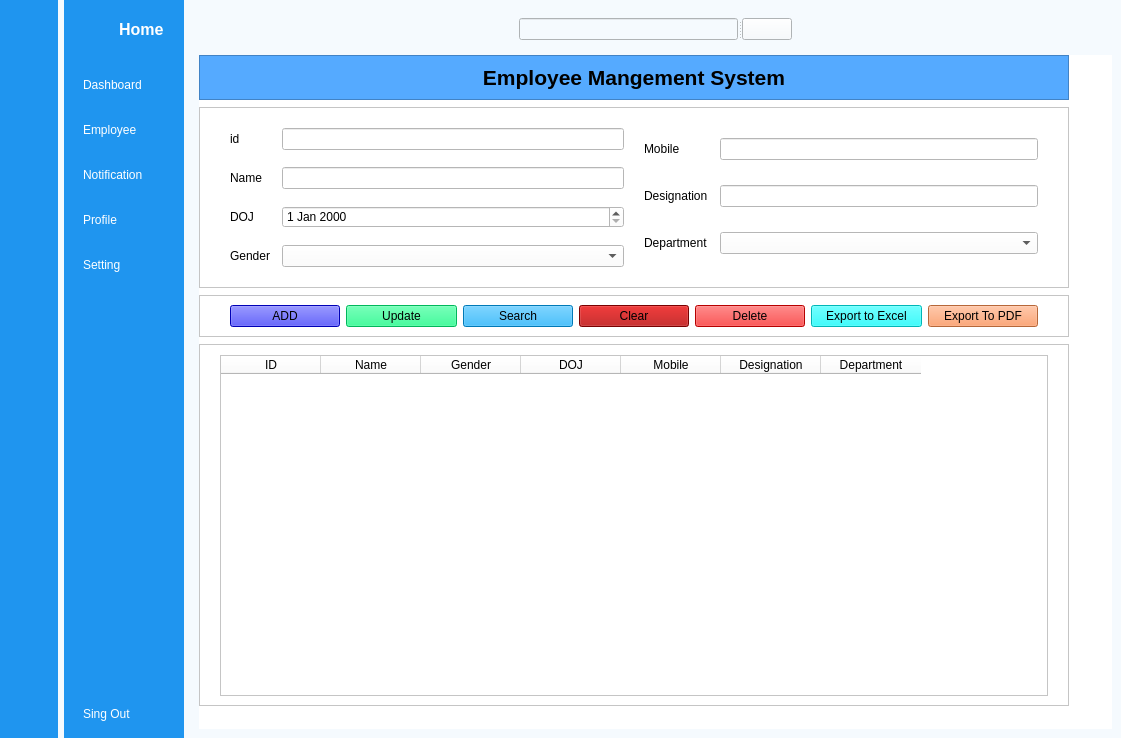
<?xml version="1.0" encoding="UTF-8"?>
<ui version="4.0">
 <class>MainWindow</class>
 <widget class="QMainWindow" name="MainWindow">
  <property name="geometry">
   <rect>
    <x>0</x>
    <y>0</y>
    <width>1121</width>
    <height>738</height>
   </rect>
  </property>
  <property name="windowTitle">
   <string>MainWindow</string>
  </property>
  <property name="styleSheet">
   <string notr="true">background-color: rgb(245, 250, 254);</string>
  </property>
  <widget class="QWidget" name="centralwidget">
   <layout class="QGridLayout" name="gridLayout">
    <property name="leftMargin">
     <number>0</number>
    </property>
    <property name="topMargin">
     <number>0</number>
    </property>
    <property name="rightMargin">
     <number>0</number>
    </property>
    <property name="bottomMargin">
     <number>0</number>
    </property>
    <item row="0" column="2">
     <widget class="QWidget" name="main_mnu" native="true">
      <layout class="QVBoxLayout" name="verticalLayout_5">
       <item>
        <widget class="QWidget" name="widget" native="true">
         <layout class="QHBoxLayout" name="horizontalLayout_3">
          <item>
           <widget class="QPushButton" name="menu_1">
            <property name="styleSheet">
             <string notr="true">border:none;</string>
            </property>
            <property name="text">
             <string/>
            </property>
            <property name="icon">
             <iconset resource="ressources.qrc">
              <normaloff>:/img/menu.png</normaloff>:/img/menu.png</iconset>
            </property>
            <property name="checkable">
             <bool>true</bool>
            </property>
           </widget>
          </item>
          <item>
           <spacer name="horizontalSpacer">
            <property name="orientation">
             <enum>Qt::Horizontal</enum>
            </property>
            <property name="sizeHint" stdset="0">
             <size>
              <width>252</width>
              <height>20</height>
             </size>
            </property>
           </spacer>
          </item>
          <item>
           <widget class="QSplitter" name="splitter">
            <property name="orientation">
             <enum>Qt::Horizontal</enum>
            </property>
            <widget class="QLineEdit" name="lineEdit">
             <property name="styleSheet">
              <string notr="true">color:black;</string>
             </property>
            </widget>
            <widget class="QPushButton" name="search_btn">
             <property name="maximumSize">
              <size>
               <width>50</width>
               <height>16777215</height>
              </size>
             </property>
             <property name="text">
              <string/>
             </property>
             <property name="icon">
              <iconset resource="ressources.qrc">
               <normaloff>:/img/search.png</normaloff>:/img/search.png</iconset>
             </property>
            </widget>
           </widget>
          </item>
          <item>
           <spacer name="horizontalSpacer_2">
            <property name="orientation">
             <enum>Qt::Horizontal</enum>
            </property>
            <property name="sizeHint" stdset="0">
             <size>
              <width>252</width>
              <height>20</height>
             </size>
            </property>
           </spacer>
          </item>
          <item>
           <widget class="QPushButton" name="profile_img">
            <property name="styleSheet">
             <string notr="true">border:none;</string>
            </property>
            <property name="text">
             <string/>
            </property>
            <property name="icon">
             <iconset resource="ressources.qrc">
              <normaloff>:/img/image.png</normaloff>:/img/image.png</iconset>
            </property>
           </widget>
          </item>
         </layout>
        </widget>
       </item>
       <item>
        <widget class="QStackedWidget" name="stackedWidget_2">
         <property name="styleSheet">
          <string notr="true">background-color: rgb(255, 255, 255);
color: rgb(0, 0, 0);
</string>
         </property>
         <property name="currentIndex">
          <number>1</number>
         </property>
         <widget class="QWidget" name="Dashboard_page">
          <widget class="QLabel" name="label_4">
           <property name="geometry">
            <rect>
             <x>270</x>
             <y>120</y>
             <width>171</width>
             <height>51</height>
            </rect>
           </property>
           <property name="font">
            <font>
             <pointsize>20</pointsize>
            </font>
           </property>
           <property name="text">
            <string>Dashboard</string>
           </property>
          </widget>
         </widget>
         <widget class="QWidget" name="Employee_page">
          <widget class="QWidget" name="layoutWidget">
           <property name="geometry">
            <rect>
             <x>0</x>
             <y>0</y>
             <width>881</width>
             <height>651</height>
            </rect>
           </property>
           <layout class="QVBoxLayout" name="verticalLayout_6" stretch="0,0,0,0">
            <property name="spacing">
             <number>7</number>
            </property>
            <property name="sizeConstraint">
             <enum>QLayout::SetDefaultConstraint</enum>
            </property>
            <property name="topMargin">
             <number>0</number>
            </property>
            <property name="rightMargin">
             <number>11</number>
            </property>
            <property name="bottomMargin">
             <number>0</number>
            </property>
            <item>
             <widget class="QFrame" name="frame">
              <property name="styleSheet">
               <string notr="true">background-color: rgb(85, 170, 255);
border-color: rgb(60, 229, 231);</string>
              </property>
              <property name="frameShape">
               <enum>QFrame::StyledPanel</enum>
              </property>
              <property name="frameShadow">
               <enum>QFrame::Raised</enum>
              </property>
              <layout class="QHBoxLayout" name="horizontalLayout_4">
               <item>
                <widget class="QLabel" name="title_label">
                 <property name="font">
                  <font>
                   <pointsize>16</pointsize>
                   <weight>75</weight>
                   <bold>true</bold>
                  </font>
                 </property>
                 <property name="focusPolicy">
                  <enum>Qt::NoFocus</enum>
                 </property>
                 <property name="text">
                  <string>Employee Mangement System</string>
                 </property>
                 <property name="alignment">
                  <set>Qt::AlignCenter</set>
                 </property>
                </widget>
               </item>
              </layout>
             </widget>
            </item>
            <item>
             <widget class="QFrame" name="info_frame">
              <property name="frameShape">
               <enum>QFrame::StyledPanel</enum>
              </property>
              <property name="frameShadow">
               <enum>QFrame::Raised</enum>
              </property>
              <layout class="QGridLayout" name="gridLayout_3">
               <property name="leftMargin">
                <number>30</number>
               </property>
               <property name="topMargin">
                <number>20</number>
               </property>
               <property name="rightMargin">
                <number>30</number>
               </property>
               <property name="bottomMargin">
                <number>20</number>
               </property>
               <property name="spacing">
                <number>20</number>
               </property>
               <item row="0" column="0">
                <layout class="QGridLayout" name="gridLayout_2">
                 <property name="horizontalSpacing">
                  <number>12</number>
                 </property>
                 <property name="verticalSpacing">
                  <number>17</number>
                 </property>
                 <item row="0" column="0">
                  <widget class="QLabel" name="label_9">
                   <property name="enabled">
                    <bool>false</bool>
                   </property>
                   <property name="text">
                    <string>id</string>
                   </property>
                  </widget>
                 </item>
                 <item row="0" column="1">
                  <widget class="QLineEdit" name="id">
                   <property name="enabled">
                    <bool>false</bool>
                   </property>
                  </widget>
                 </item>
                 <item row="1" column="0">
                  <widget class="QLabel" name="label_5">
                   <property name="text">
                    <string>Name</string>
                   </property>
                  </widget>
                 </item>
                 <item row="1" column="1">
                  <widget class="QLineEdit" name="name"/>
                 </item>
                 <item row="2" column="0">
                  <widget class="QLabel" name="label_10">
                   <property name="text">
                    <string>DOJ</string>
                   </property>
                  </widget>
                 </item>
                 <item row="3" column="0">
                  <widget class="QLabel" name="label_11">
                   <property name="text">
                    <string>Gender</string>
                   </property>
                  </widget>
                 </item>
                 <item row="3" column="1">
                  <widget class="QComboBox" name="gender">
                   <item>
                    <property name="text">
                     <string/>
                    </property>
                   </item>
                   <item>
                    <property name="text">
                     <string>Male</string>
                    </property>
                   </item>
                   <item>
                    <property name="text">
                     <string>Female</string>
                    </property>
                   </item>
                   <item>
                    <property name="text">
                     <string>Other</string>
                    </property>
                   </item>
                  </widget>
                 </item>
                 <item row="2" column="1">
                  <widget class="QDateEdit" name="doj"/>
                 </item>
                </layout>
               </item>
               <item row="0" column="1">
                <layout class="QGridLayout" name="gridLayout_4">
                 <property name="horizontalSpacing">
                  <number>12</number>
                 </property>
                 <property name="verticalSpacing">
                  <number>15</number>
                 </property>
                 <item row="0" column="0">
                  <widget class="QLabel" name="label_12">
                   <property name="text">
                    <string>Mobile</string>
                   </property>
                  </widget>
                 </item>
                 <item row="1" column="0">
                  <widget class="QLabel" name="label_13">
                   <property name="text">
                    <string>Designation</string>
                   </property>
                  </widget>
                 </item>
                 <item row="1" column="1">
                  <widget class="QLineEdit" name="designation"/>
                 </item>
                 <item row="2" column="0">
                  <widget class="QLabel" name="label_14">
                   <property name="text">
                    <string>Department</string>
                   </property>
                  </widget>
                 </item>
                 <item row="2" column="1">
                  <widget class="QComboBox" name="department">
                   <item>
                    <property name="text">
                     <string/>
                    </property>
                   </item>
                   <item>
                    <property name="text">
                     <string>IT</string>
                    </property>
                   </item>
                   <item>
                    <property name="text">
                     <string>Account</string>
                    </property>
                   </item>
                   <item>
                    <property name="text">
                     <string>Sales</string>
                    </property>
                   </item>
                   <item>
                    <property name="text">
                     <string>HR</string>
                    </property>
                   </item>
                  </widget>
                 </item>
                 <item row="0" column="1">
                  <widget class="QLineEdit" name="mobile"/>
                 </item>
                </layout>
               </item>
              </layout>
             </widget>
            </item>
            <item>
             <widget class="QFrame" name="functio_frame">
              <property name="frameShape">
               <enum>QFrame::StyledPanel</enum>
              </property>
              <property name="frameShadow">
               <enum>QFrame::Raised</enum>
              </property>
              <layout class="QHBoxLayout" name="horizontalLayout_5">
               <property name="leftMargin">
                <number>30</number>
               </property>
               <property name="rightMargin">
                <number>30</number>
               </property>
               <item>
                <widget class="QPushButton" name="add_btn">
                 <property name="styleSheet">
                  <string notr="true">background-color: rgb(0, 0, 255);</string>
                 </property>
                 <property name="text">
                  <string>ADD</string>
                 </property>
                 <property name="icon">
                  <iconset>
                   <normaloff>img/add-button-svgrepo-com.svg</normaloff>img/add-button-svgrepo-com.svg</iconset>
                 </property>
                </widget>
               </item>
               <item>
                <widget class="QPushButton" name="update_btn">
                 <property name="styleSheet">
                  <string notr="true">background-color: rgb(0, 255, 127);</string>
                 </property>
                 <property name="text">
                  <string>Update</string>
                 </property>
                 <property name="icon">
                  <iconset>
                   <normaloff>img/update-business-user-svgrepo-com.svg</normaloff>img/update-business-user-svgrepo-com.svg</iconset>
                 </property>
                </widget>
               </item>
               <item>
                <widget class="QPushButton" name="search_btn_2">
                 <property name="styleSheet">
                  <string notr="true">background-color: rgb(0, 85, 127);
background-color: rgb(0, 170, 255);</string>
                 </property>
                 <property name="text">
                  <string>Search</string>
                 </property>
                 <property name="icon">
                  <iconset>
                   <normaloff>img/search-file-svgrepo-com.svg</normaloff>img/search-file-svgrepo-com.svg</iconset>
                 </property>
                </widget>
               </item>
               <item>
                <widget class="QPushButton" name="clear_btn">
                 <property name="styleSheet">
                  <string notr="true">background-color: rgb(170, 0, 0);</string>
                 </property>
                 <property name="text">
                  <string>Clear</string>
                 </property>
                 <property name="icon">
                  <iconset>
                   <normaloff>img/clear-all-svgrepo-com.svg</normaloff>img/clear-all-svgrepo-com.svg</iconset>
                 </property>
                </widget>
               </item>
               <item>
                <widget class="QPushButton" name="delete_btn">
                 <property name="styleSheet">
                  <string notr="true">background-color: rgb(255, 0, 0);</string>
                 </property>
                 <property name="text">
                  <string>Delete</string>
                 </property>
                 <property name="icon">
                  <iconset>
                   <normaloff>img/delete-svgrepo-com.svg</normaloff>img/delete-svgrepo-com.svg</iconset>
                 </property>
                </widget>
               </item>
               <item>
                <widget class="QPushButton" name="pushButton">
                 <property name="styleSheet">
                  <string notr="true">background-color: rgb(0, 255, 255);</string>
                 </property>
                 <property name="text">
                  <string>Export to Excel</string>
                 </property>
                </widget>
               </item>
               <item>
                <widget class="QPushButton" name="select_btn">
                 <property name="styleSheet">
                  <string notr="true">background-color: rgb(255, 144, 80);</string>
                 </property>
                 <property name="text">
                  <string>Export To PDF</string>
                 </property>
                 <property name="icon">
                  <iconset>
                   <normaloff>img/select-svgrepo-com.svg</normaloff>img/select-svgrepo-com.svg</iconset>
                 </property>
                </widget>
               </item>
              </layout>
             </widget>
            </item>
            <item>
             <widget class="QFrame" name="result_frame">
              <property name="frameShape">
               <enum>QFrame::StyledPanel</enum>
              </property>
              <property name="frameShadow">
               <enum>QFrame::Raised</enum>
              </property>
              <layout class="QGridLayout" name="gridLayout_6">
               <property name="leftMargin">
                <number>20</number>
               </property>
               <property name="topMargin">
                <number>10</number>
               </property>
               <property name="rightMargin">
                <number>20</number>
               </property>
               <property name="verticalSpacing">
                <number>15</number>
               </property>
               <item row="0" column="0">
                <widget class="QTableWidget" name="tableWidget">
                 <property name="styleSheet">
                  <string notr="true">QHeaderView::{
border:none;
boder-bottom:1px solid #d0c6ff;
text-align:left;
padding:3px 5px}</string>
                 </property>
                 <column>
                  <property name="text">
                   <string>ID</string>
                  </property>
                 </column>
                 <column>
                  <property name="text">
                   <string>Name</string>
                  </property>
                 </column>
                 <column>
                  <property name="text">
                   <string>Gender</string>
                  </property>
                 </column>
                 <column>
                  <property name="text">
                   <string>DOJ</string>
                  </property>
                 </column>
                 <column>
                  <property name="text">
                   <string>Mobile</string>
                  </property>
                 </column>
                 <column>
                  <property name="text">
                   <string>Designation</string>
                  </property>
                 </column>
                 <column>
                  <property name="text">
                   <string>Department</string>
                  </property>
                 </column>
                </widget>
               </item>
              </layout>
             </widget>
            </item>
           </layout>
          </widget>
         </widget>
         <widget class="QWidget" name="Notification_page">
          <widget class="QLabel" name="label_6">
           <property name="geometry">
            <rect>
             <x>330</x>
             <y>150</y>
             <width>191</width>
             <height>61</height>
            </rect>
           </property>
           <property name="font">
            <font>
             <pointsize>20</pointsize>
            </font>
           </property>
           <property name="text">
            <string>Notification</string>
           </property>
          </widget>
         </widget>
         <widget class="QWidget" name="Profile_page">
          <widget class="QLabel" name="label_7">
           <property name="geometry">
            <rect>
             <x>330</x>
             <y>100</y>
             <width>101</width>
             <height>81</height>
            </rect>
           </property>
           <property name="font">
            <font>
             <pointsize>20</pointsize>
            </font>
           </property>
           <property name="text">
            <string>Profile</string>
           </property>
          </widget>
         </widget>
         <widget class="QWidget" name="Setting_page">
          <widget class="QLabel" name="label_8">
           <property name="geometry">
            <rect>
             <x>340</x>
             <y>200</y>
             <width>141</width>
             <height>51</height>
            </rect>
           </property>
           <property name="font">
            <font>
             <pointsize>20</pointsize>
            </font>
           </property>
           <property name="text">
            <string>Setting</string>
           </property>
          </widget>
         </widget>
        </widget>
       </item>
      </layout>
     </widget>
    </item>
    <item row="0" column="1">
     <widget class="QWidget" name="icon_name_widget" native="true">
      <property name="styleSheet">
       <string notr="true">QWidget{
background-color: rgb(31, 149, 239);
color:white;
}
QPushButton{
color: rgb(255, 255, 255);
text-align:left;
height:30px;
border:none;
padding-left:10px;
border-top-left-radius:10px;
border-bottom-left-radius:10px;
}
QPushButton:checked{
background-color: rgb(245, 250, 254);
	color: rgb(31, 149, 239);
 font-weight:bold;
}
	</string>
      </property>
      <layout class="QVBoxLayout" name="verticalLayout_4">
       <property name="rightMargin">
        <number>0</number>
       </property>
       <item>
        <layout class="QHBoxLayout" name="horizontalLayout_2">
         <property name="rightMargin">
          <number>20</number>
         </property>
         <item>
          <widget class="QLabel" name="label_2">
           <property name="minimumSize">
            <size>
             <width>40</width>
             <height>40</height>
            </size>
           </property>
           <property name="maximumSize">
            <size>
             <width>40</width>
             <height>40</height>
            </size>
           </property>
           <property name="text">
            <string/>
           </property>
           <property name="pixmap">
            <pixmap resource="ressources.qrc">:/img/img.jpg</pixmap>
           </property>
           <property name="scaledContents">
            <bool>true</bool>
           </property>
          </widget>
         </item>
         <item>
          <widget class="QLabel" name="label_3">
           <property name="font">
            <font>
             <pointsize>12</pointsize>
             <weight>75</weight>
             <bold>true</bold>
            </font>
           </property>
           <property name="text">
            <string>Home</string>
           </property>
          </widget>
         </item>
        </layout>
       </item>
       <item>
        <layout class="QVBoxLayout" name="verticalLayout_3">
         <property name="spacing">
          <number>15</number>
         </property>
         <property name="topMargin">
          <number>15</number>
         </property>
         <item>
          <widget class="QPushButton" name="dashboard_2">
           <property name="text">
            <string>Dashboard</string>
           </property>
           <property name="icon">
            <iconset resource="ressources.qrc">
             <normaloff>:/img/dashboard_white.png</normaloff>
             <normalon>:/img/dashboard.png</normalon>:/img/dashboard_white.png</iconset>
           </property>
           <property name="checkable">
            <bool>true</bool>
           </property>
           <property name="autoExclusive">
            <bool>true</bool>
           </property>
          </widget>
         </item>
         <item>
          <widget class="QPushButton" name="employee_2">
           <property name="text">
            <string>Employee</string>
           </property>
           <property name="icon">
            <iconset resource="ressources.qrc">
             <normaloff>:/img/profile_white.png</normaloff>
             <normalon>:/img/profile.png</normalon>:/img/profile_white.png</iconset>
           </property>
           <property name="checkable">
            <bool>true</bool>
           </property>
           <property name="autoExclusive">
            <bool>true</bool>
           </property>
          </widget>
         </item>
         <item>
          <widget class="QPushButton" name="notification_2">
           <property name="text">
            <string>Notification</string>
           </property>
           <property name="icon">
            <iconset resource="ressources.qrc">
             <normaloff>:/img/notifications_white.png</normaloff>
             <normalon>:/img/notifications.png</normalon>:/img/notifications_white.png</iconset>
           </property>
           <property name="checkable">
            <bool>true</bool>
           </property>
           <property name="autoExclusive">
            <bool>true</bool>
           </property>
          </widget>
         </item>
         <item>
          <widget class="QPushButton" name="profile_2">
           <property name="text">
            <string>Profile</string>
           </property>
           <property name="icon">
            <iconset resource="ressources.qrc">
             <normaloff>:/img/profile_white.png</normaloff>
             <normalon>:/img/profile.png</normalon>:/img/profile_white.png</iconset>
           </property>
           <property name="checkable">
            <bool>true</bool>
           </property>
           <property name="autoExclusive">
            <bool>true</bool>
           </property>
          </widget>
         </item>
         <item>
          <widget class="QPushButton" name="setting_2">
           <property name="text">
            <string>Setting</string>
           </property>
           <property name="icon">
            <iconset resource="ressources.qrc">
             <normaloff>:/img/settings_white.png</normaloff>
             <normalon>:/img/settings.png</normalon>:/img/settings_white.png</iconset>
           </property>
           <property name="checkable">
            <bool>true</bool>
           </property>
           <property name="autoExclusive">
            <bool>true</bool>
           </property>
          </widget>
         </item>
        </layout>
       </item>
       <item>
        <spacer name="verticalSpacer_2">
         <property name="orientation">
          <enum>Qt::Vertical</enum>
         </property>
         <property name="sizeHint" stdset="0">
          <size>
           <width>20</width>
           <height>395</height>
          </size>
         </property>
        </spacer>
       </item>
       <item>
        <widget class="QPushButton" name="signout_2">
         <property name="text">
          <string>Sing Out</string>
         </property>
         <property name="icon">
          <iconset resource="ressources.qrc">
           <normaloff>:/img/log_out_white.png</normaloff>
           <normalon>:/img/log_out.png</normalon>:/img/log_out_white.png</iconset>
         </property>
         <property name="checkable">
          <bool>true</bool>
         </property>
         <property name="autoExclusive">
          <bool>false</bool>
         </property>
        </widget>
       </item>
      </layout>
     </widget>
    </item>
    <item row="0" column="0">
     <widget class="QWidget" name="icon_get_widget" native="true">
      <property name="styleSheet">
       <string notr="true">QWidget{
background-color: rgb(31, 149, 239);
}
QPushButton{
color: rgb(255, 255, 255);
border:none;
height:30px;
border-radius:10px;
}
QPushButton:checked{
background-color: rgb(245, 250, 254);
	color: rgb(31, 149, 239);
 font-weight:bold;
}
</string>
      </property>
      <layout class="QVBoxLayout" name="verticalLayout_2">
       <item>
        <layout class="QHBoxLayout" name="horizontalLayout">
         <item>
          <widget class="QLabel" name="label">
           <property name="minimumSize">
            <size>
             <width>40</width>
             <height>40</height>
            </size>
           </property>
           <property name="maximumSize">
            <size>
             <width>40</width>
             <height>40</height>
            </size>
           </property>
           <property name="text">
            <string/>
           </property>
           <property name="pixmap">
            <pixmap resource="ressources.qrc">:/img/img.jpg</pixmap>
           </property>
           <property name="scaledContents">
            <bool>true</bool>
           </property>
          </widget>
         </item>
        </layout>
       </item>
       <item>
        <layout class="QVBoxLayout" name="verticalLayout">
         <property name="spacing">
          <number>15</number>
         </property>
         <property name="topMargin">
          <number>15</number>
         </property>
         <item>
          <widget class="QPushButton" name="dashboard_1">
           <property name="text">
            <string/>
           </property>
           <property name="icon">
            <iconset resource="ressources.qrc">
             <normaloff>:/img/dashboard_white.png</normaloff>
             <normalon>:/img/dashboard.png</normalon>:/img/dashboard_white.png</iconset>
           </property>
           <property name="checkable">
            <bool>true</bool>
           </property>
           <property name="autoExclusive">
            <bool>true</bool>
           </property>
          </widget>
         </item>
         <item>
          <widget class="QPushButton" name="employee_1">
           <property name="text">
            <string/>
           </property>
           <property name="icon">
            <iconset resource="ressources.qrc">
             <normaloff>:/img/profile_white.png</normaloff>
             <normalon>:/img/profile.png</normalon>:/img/profile_white.png</iconset>
           </property>
           <property name="checkable">
            <bool>true</bool>
           </property>
           <property name="autoExclusive">
            <bool>true</bool>
           </property>
          </widget>
         </item>
         <item>
          <widget class="QPushButton" name="notification_1">
           <property name="text">
            <string/>
           </property>
           <property name="icon">
            <iconset resource="ressources.qrc">
             <normaloff>:/img/notifications_white.png</normaloff>
             <normalon>:/img/notifications.png</normalon>:/img/notifications_white.png</iconset>
           </property>
           <property name="checkable">
            <bool>true</bool>
           </property>
           <property name="autoExclusive">
            <bool>true</bool>
           </property>
          </widget>
         </item>
         <item>
          <widget class="QPushButton" name="profile_1">
           <property name="text">
            <string/>
           </property>
           <property name="icon">
            <iconset resource="ressources.qrc">
             <normaloff>:/img/profile_white.png</normaloff>
             <normalon>:/img/profile.png</normalon>:/img/profile_white.png</iconset>
           </property>
           <property name="checkable">
            <bool>true</bool>
           </property>
           <property name="autoExclusive">
            <bool>true</bool>
           </property>
          </widget>
         </item>
         <item>
          <widget class="QPushButton" name="setting_1">
           <property name="text">
            <string/>
           </property>
           <property name="icon">
            <iconset resource="ressources.qrc">
             <normaloff>:/img/settings_white.png</normaloff>
             <normalon>:/img/settings.png</normalon>:/img/settings_white.png</iconset>
           </property>
           <property name="checkable">
            <bool>true</bool>
           </property>
           <property name="autoExclusive">
            <bool>true</bool>
           </property>
          </widget>
         </item>
        </layout>
       </item>
       <item>
        <spacer name="verticalSpacer">
         <property name="orientation">
          <enum>Qt::Vertical</enum>
         </property>
         <property name="sizeHint" stdset="0">
          <size>
           <width>20</width>
           <height>395</height>
          </size>
         </property>
        </spacer>
       </item>
       <item>
        <widget class="QPushButton" name="signout_1">
         <property name="text">
          <string/>
         </property>
         <property name="icon">
          <iconset resource="ressources.qrc">
           <normaloff>:/img/log_out_white.png</normaloff>
           <normalon>:/img/log_out.png</normalon>:/img/log_out_white.png</iconset>
         </property>
         <property name="checkable">
          <bool>true</bool>
         </property>
         <property name="autoExclusive">
          <bool>false</bool>
         </property>
        </widget>
       </item>
      </layout>
     </widget>
    </item>
   </layout>
  </widget>
 </widget>
 <resources>
  <include location="ressources.qrc"/>
 </resources>
 <connections>
  <connection>
   <sender>menu_1</sender>
   <signal>toggled(bool)</signal>
   <receiver>icon_get_widget</receiver>
   <slot>setHidden(bool)</slot>
   <hints>
    <hint type="sourcelabel">
     <x>279</x>
     <y>45</y>
    </hint>
    <hint type="destinationlabel">
     <x>51</x>
     <y>278</y>
    </hint>
   </hints>
  </connection>
  <connection>
   <sender>menu_1</sender>
   <signal>toggled(bool)</signal>
   <receiver>icon_name_widget</receiver>
   <slot>setVisible(bool)</slot>
   <hints>
    <hint type="sourcelabel">
     <x>268</x>
     <y>45</y>
    </hint>
    <hint type="destinationlabel">
     <x>227</x>
     <y>438</y>
    </hint>
   </hints>
  </connection>
  <connection>
   <sender>setting_1</sender>
   <signal>toggled(bool)</signal>
   <receiver>setting_2</receiver>
   <slot>setChecked(bool)</slot>
   <hints>
    <hint type="sourcelabel">
     <x>31</x>
     <y>263</y>
    </hint>
    <hint type="destinationlabel">
     <x>100</x>
     <y>271</y>
    </hint>
   </hints>
  </connection>
  <connection>
   <sender>profile_1</sender>
   <signal>toggled(bool)</signal>
   <receiver>profile_2</receiver>
   <slot>setChecked(bool)</slot>
   <hints>
    <hint type="sourcelabel">
     <x>42</x>
     <y>225</y>
    </hint>
    <hint type="destinationlabel">
     <x>98</x>
     <y>230</y>
    </hint>
   </hints>
  </connection>
  <connection>
   <sender>notification_1</sender>
   <signal>toggled(bool)</signal>
   <receiver>notification_2</receiver>
   <slot>setChecked(bool)</slot>
   <hints>
    <hint type="sourcelabel">
     <x>32</x>
     <y>170</y>
    </hint>
    <hint type="destinationlabel">
     <x>103</x>
     <y>184</y>
    </hint>
   </hints>
  </connection>
  <connection>
   <sender>employee_1</sender>
   <signal>toggled(bool)</signal>
   <receiver>employee_2</receiver>
   <slot>setChecked(bool)</slot>
   <hints>
    <hint type="sourcelabel">
     <x>31</x>
     <y>140</y>
    </hint>
    <hint type="destinationlabel">
     <x>104</x>
     <y>135</y>
    </hint>
   </hints>
  </connection>
  <connection>
   <sender>dashboard_1</sender>
   <signal>toggled(bool)</signal>
   <receiver>dashboard_2</receiver>
   <slot>setChecked(bool)</slot>
   <hints>
    <hint type="sourcelabel">
     <x>35</x>
     <y>82</y>
    </hint>
    <hint type="destinationlabel">
     <x>96</x>
     <y>88</y>
    </hint>
   </hints>
  </connection>
  <connection>
   <sender>dashboard_2</sender>
   <signal>toggled(bool)</signal>
   <receiver>dashboard_1</receiver>
   <slot>setChecked(bool)</slot>
   <hints>
    <hint type="sourcelabel">
     <x>88</x>
     <y>96</y>
    </hint>
    <hint type="destinationlabel">
     <x>51</x>
     <y>101</y>
    </hint>
   </hints>
  </connection>
  <connection>
   <sender>employee_2</sender>
   <signal>toggled(bool)</signal>
   <receiver>employee_1</receiver>
   <slot>setChecked(bool)</slot>
   <hints>
    <hint type="sourcelabel">
     <x>84</x>
     <y>128</y>
    </hint>
    <hint type="destinationlabel">
     <x>36</x>
     <y>130</y>
    </hint>
   </hints>
  </connection>
  <connection>
   <sender>notification_2</sender>
   <signal>toggled(bool)</signal>
   <receiver>notification_1</receiver>
   <slot>setChecked(bool)</slot>
   <hints>
    <hint type="sourcelabel">
     <x>104</x>
     <y>170</y>
    </hint>
    <hint type="destinationlabel">
     <x>41</x>
     <y>173</y>
    </hint>
   </hints>
  </connection>
  <connection>
   <sender>profile_2</sender>
   <signal>toggled(bool)</signal>
   <receiver>profile_1</receiver>
   <slot>setChecked(bool)</slot>
   <hints>
    <hint type="sourcelabel">
     <x>90</x>
     <y>217</y>
    </hint>
    <hint type="destinationlabel">
     <x>41</x>
     <y>218</y>
    </hint>
   </hints>
  </connection>
  <connection>
   <sender>setting_2</sender>
   <signal>toggled(bool)</signal>
   <receiver>setting_1</receiver>
   <slot>setChecked(bool)</slot>
   <hints>
    <hint type="sourcelabel">
     <x>83</x>
     <y>259</y>
    </hint>
    <hint type="destinationlabel">
     <x>34</x>
     <y>259</y>
    </hint>
   </hints>
  </connection>
  <connection>
   <sender>signout_1</sender>
   <signal>toggled(bool)</signal>
   <receiver>MainWindow</receiver>
   <slot>close()</slot>
   <hints>
    <hint type="sourcelabel">
     <x>20</x>
     <y>708</y>
    </hint>
    <hint type="destinationlabel">
     <x>26</x>
     <y>746</y>
    </hint>
   </hints>
  </connection>
  <connection>
   <sender>signout_2</sender>
   <signal>toggled(bool)</signal>
   <receiver>icon_name_widget</receiver>
   <slot>close()</slot>
   <hints>
    <hint type="sourcelabel">
     <x>124</x>
     <y>707</y>
    </hint>
    <hint type="destinationlabel">
     <x>120</x>
     <y>734</y>
    </hint>
   </hints>
  </connection>
 </connections>
</ui>
